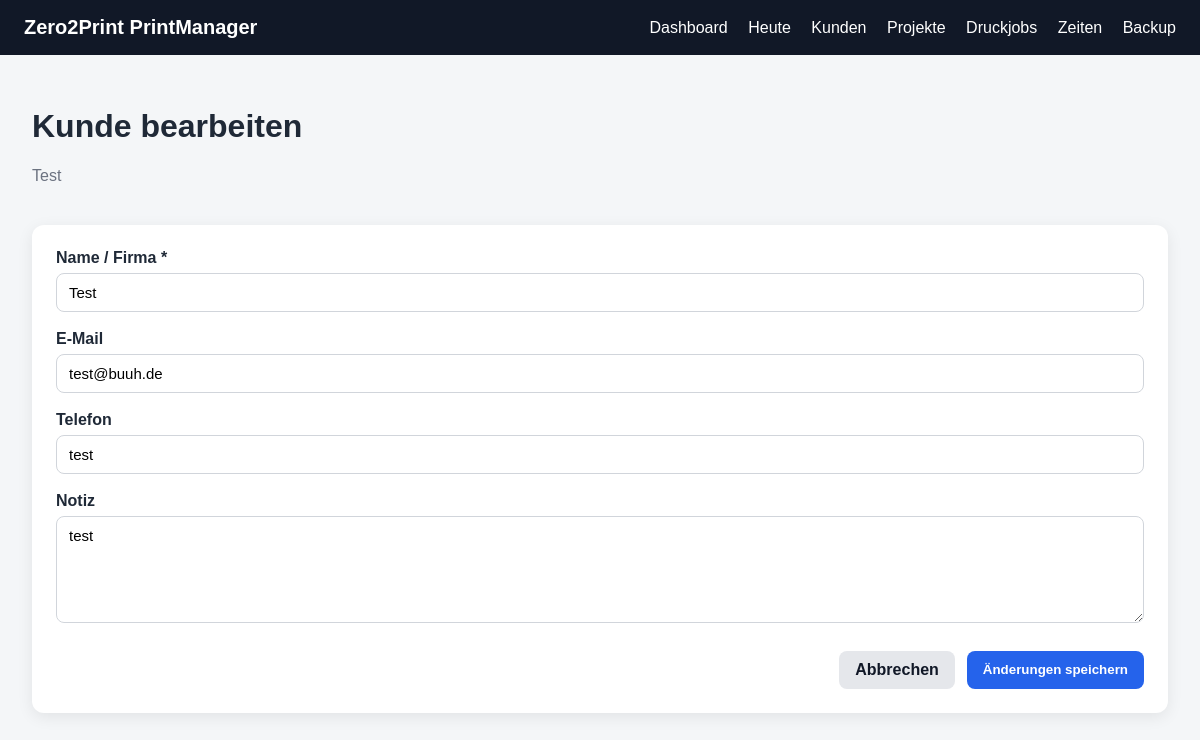
/customers/1/edit, run on the app's committed database.
### app/models.py (models this page shows)
class Customer(Base):
    __tablename__ = "customers"
    id = Column(Integer, primary_key=True, index=True)
    name = Column(String, nullable=False)
    email = Column(String, nullable=True)
    phone = Column(String, nullable=True)
    note = Column(Text, nullable=True)
    created_at = Column(DateTime, default=datetime.utcnow)
    projects = relationship(
        "Project",
        back_populates="customer",
        cascade="all, delete-orphan"
    )

### app/routes/customers.py (the view)
@router.get("/{customer_id}/edit")
def customer_edit(
    customer_id: int,
    request: Request,
    db: Session = Depends(get_db)
):
    customer = db.query(Customer).filter(Customer.id == customer_id).first()
    if not customer:
        return templates.TemplateResponse(
            request=request,
            name="not_found.html",
            context={
                "title": "Nicht gefunden",
                "message": "Kunde wurde nicht gefunden."
            },
            status_code=404
        )
    return templates.TemplateResponse(
        request=request,
        name="customer_edit.html",
        context={
            "title": "Kunde bearbeiten",
            "customer": customer
        }
    )

### app/templates/customer_edit.html
{% extends "base.html" %}
{% block content %}
<div class="page-header">
    <div>
        <h1>Kunde bearbeiten</h1>
        <p class="muted">{{ customer.name }}</p>
    </div>
</div>
<div class="form-card">
    <form method="post" action="/customers/{{ customer.id }}/edit">
        <div class="form-group">
            <label for="name">Name / Firma *</label>
            <input type="text" id="name" name="name" value="{{ customer.name }}" required autofocus>
        </div>
        <div class="form-group">
            <label for="email">E-Mail</label>
            <input type="email" id="email" name="email" value="{{ customer.email or '' }}">
        </div>
        <div class="form-group">
            <label for="phone">Telefon</label>
            <input type="text" id="phone" name="phone" value="{{ customer.phone or '' }}">
        </div>
        <div class="form-group">
            <label for="note">Notiz</label>
            <textarea id="note" name="note" rows="5">{{ customer.note or '' }}</textarea>
        </div>
        <div class="form-actions">
            <a class="btn-secondary" href="/customers/{{ customer.id }}">Abbrechen</a>
            <button class="btn" type="submit">Änderungen speichern</button>
        </div>
    </form>
</div>
{% endblock %}

### app/static/style.css (style rules this page uses)
* { box-sizing: border-box; }
body { margin: 0; font-family: Arial, sans-serif; background: #f4f6f8; color: #1f2937; }
.btn { display: inline-block; border: none; background: #2563eb; color: white; padding: 10px 16px; border-radius: 8px; cursor: pointer; font-weight: bold; margin-top: 0; text-decoration: none; font-family: inherit; }
.page-header { display: flex; justify-content: space-between; align-items: flex-start; margin-bottom: 24px; gap: 16px; }
.muted { color: #6b7280; }
.table-card, .form-card, .empty-state { background: white; border-radius: 12px; padding: 24px; box-shadow: 0 4px 16px rgba(0,0,0,0.08); overflow-x: auto; }
.form-group { margin-bottom: 18px; }
label { display: block; font-weight: bold; margin-bottom: 6px; }
input, textarea, select { width: 100%; padding: 10px 12px; border: 1px solid #d1d5db; border-radius: 8px; font-size: 15px; font-family: inherit; }
.form-actions { display: flex; justify-content: flex-end; gap: 12px; margin-top: 24px; }
.btn-secondary { display: inline-block; background: #e5e7eb; color: #111827; padding: 10px 16px; border-radius: 8px; text-decoration: none; font-weight: bold; font-family: inherit; }

### data on the page
Customer: name "Test", email "test@buuh.de", phone "test", note "test"
